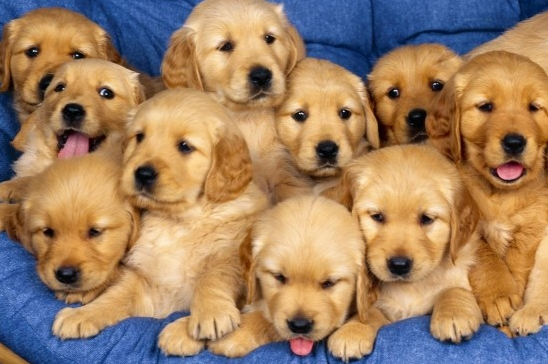
#> input picture images/dog.bmp, 548 x 364 px
$ python 24_blurring.py
#> lines starting #> are read from the running program, lines starting #| are printed output that depends on the picture
import cv2
import matplotlib.pyplot as plt
import numpy as np

# 원본 이미지 읽기
img = cv2.imread('./images/dog.bmp')  # BGR 포맷
#> img is the input picture: shape (364, 548, 3); mean B, G, R 100.4, 128.9, 159
# img = cv2.imread('./images/gaussian_noise.jpg')
dst1 = cv2.cvtColor(img, cv2.COLOR_BGR2RGB)  # RGB로 변환하여 plt에 적합하게

# GaussianBlur
# 픽셀 주변 값들을 가우시안 분포에 따라 가중 평균에서 흐리게 만듦
# 커널 크기가 클수록 넓은 범위를 흐리게 함
# 전체적으로 필터처리를 하고 싶을때
dst2 = cv2.GaussianBlur(img,(0,0),2)
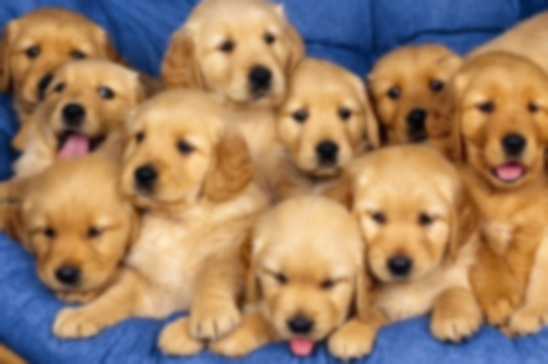
#> dst2: shape (364, 548, 3); mean B, G, R 100.4, 128.9, 159

# 픽셀 주변의 값 중에서 중간값을 선택해서 새로운 픽셀 값으로 바꾸는 것
# 이미지의 각 픽셀을 기준으로 주변 픽셀을 확인한 후 그 중에서 가장 중간값(순서대로 정렬)을 가져와서 그 픽셀을 새로운 값으로 바꿔 블러 처리 함
dst3 = cv2.medianBlur(img,7)

# bilateralFilter : 양방향 필터
# 엣지(윤곽선)을 보전하면서 부드럽게 처리할 수 있는 필터
# 공간 정보 + 픽셀 색상 정보를 함께 고려
# 색상 거리 시그마, 공간 거리 시그마(30,30)
# 노이즈를 줄이고, 윤곽선을 유지하고 싶을 때
dst4 = cv2.bilateralFilter(img,15,30,30)

#Canny 엣지 검출
# 엣지를 찾기 위한 임계값을 자동으로 조절하여 엣지를 찾아주는 알고리즘
# lower threshold : 약한 엣지를 설정
# upper threshold :  강한 엣지를 설정
med_val = np.median(img)
#> med_val = 129
lower = int(max(0,0.7*med_val))
#> lower = 90
upper = int(min(255,1.3*med_val))
#> upper = 167
print(lower)
#| 90
print(upper)
#| 167

dst5 = cv2.GaussianBlur(img,(3,3),0)
dst5 = cv2.Canny(dst5,lower,upper,3)
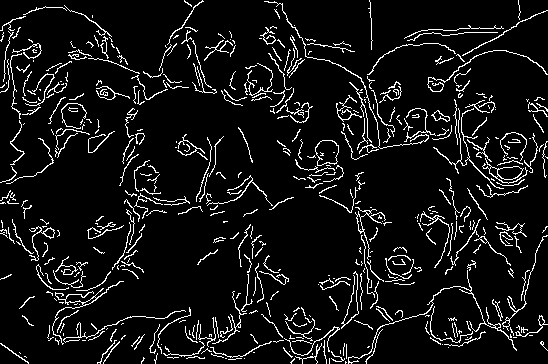
#> dst5: shape (364, 548); 7.8% white in thin lines or dots


# OpenCV로 보여주기 (BGR 기반이므로 원본과 dst1이 다르게 보일 수 있음)
cv2.imshow('Original BGR (cv2)', img)
cv2.imshow('RGB Image (cv2)', dst1)  # RGB지만 OpenCV는 BGR로 인식함 → 색 틀어져 보일 수 있음
cv2.imshow('dst2',dst2)
cv2.imshow('dst3',dst3)
cv2.imshow('dst4',dst4)
cv2.imshow('dst5',dst5)

# Matplotlib로 필터링 결과 비교 시각화
plt.figure(figsize=(10, 5))
for i, k in enumerate([5, 7, 9]):
    # k*k 크기 커널 생성 : 예) k=5 1/25로 채워진 5*5 행렬
    kernel = np.ones((k, k)) / (k ** 2)
    #dst1 : 영상 , -1: 출력 이미지의 채널을 동일하게,
    filtering = cv2.filter2D(dst1, -1, kernel)  # RGB 이미지에 필터 적용
    plt.subplot(1, 3, i + 1)
    plt.title(f'kernel size: {k}')
    plt.imshow(filtering)
    plt.axis('off')

plt.tight_layout()
plt.show()
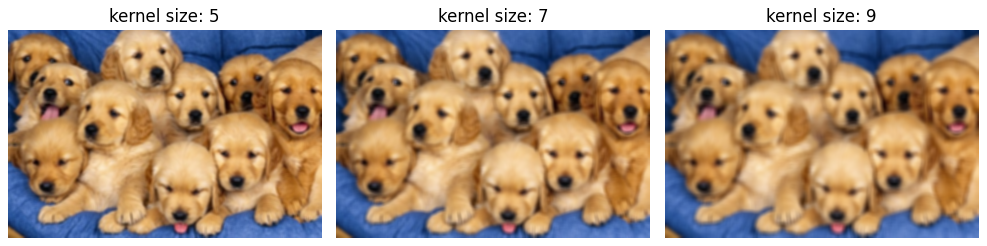
#> figure drawn by matplotlib, 3 panels

cv2.waitKey(0)
cv2.destroyAllWindows()
